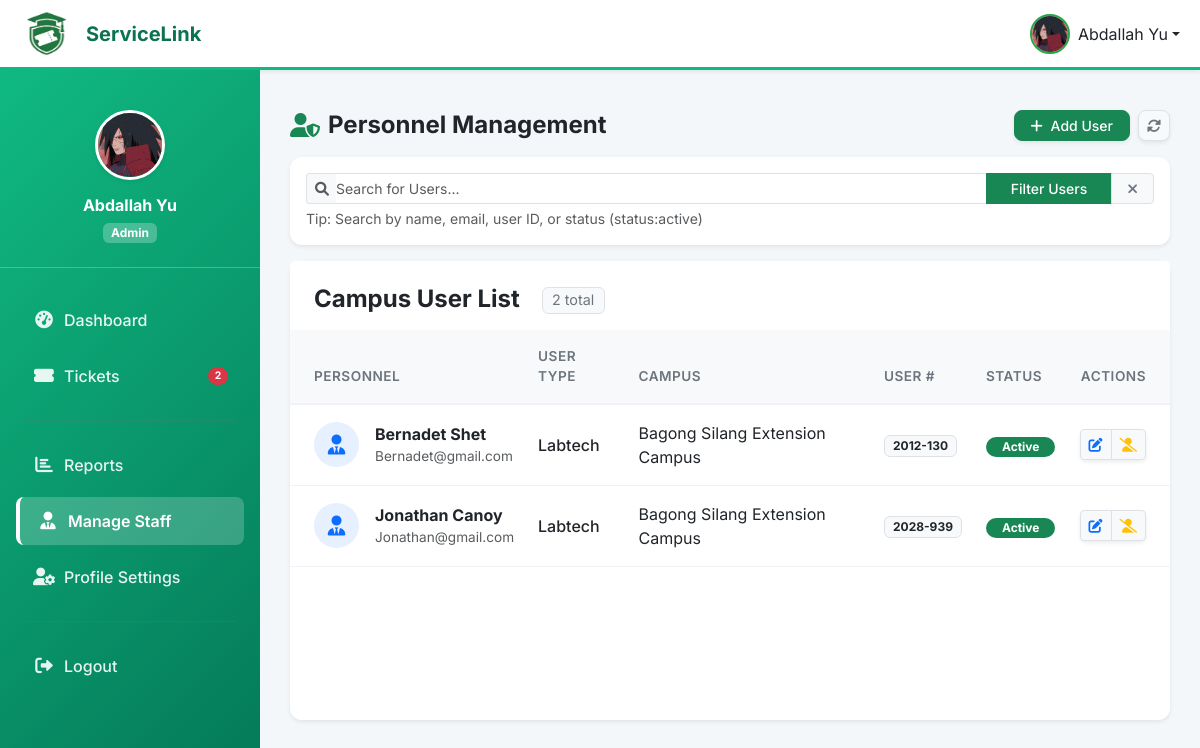
Screenshot of /department/staff.php (signed in) with the database file from the repository.
### tables this page shows
CREATE TABLE `users` (
  `id` int(11) NOT NULL,
  `user_number` varchar(20) DEFAULT NULL,
  `first_name` varchar(100) NOT NULL,
  `last_name` varchar(100) NOT NULL,
  `email` varchar(255) NOT NULL,
  `phone_number` varchar(20) DEFAULT NULL,
  `password_hash` varchar(255) DEFAULT NULL,
  `google_id` varchar(255) DEFAULT NULL,
  `role` enum('admin','department_admin','staff','user') DEFAULT 'user',
  `user_type` varchar(50) DEFAULT NULL COMMENT 'For staff: MIS, Labtech, Utility, Maintenance',
  `department_id` int(11) DEFAULT NULL,
  `campus_id` int(11) DEFAULT NULL,
  `year_level` enum('1st Year','2nd Year','3rd Year','4th Year','5th Year','Graduate','Faculty','Staff') DEFAULT '1st Year',
  `profile_picture` varchar(255) DEFAULT NULL,
  `is_active` tinyint(1) DEFAULT 1,
  `email_verified` tinyint(1) DEFAULT 0,
  `created_at` timestamp NOT NULL DEFAULT current_timestamp(),
  `updated_at` timestamp NOT NULL DEFAULT current_timestamp() ON UPDATE current_timestamp()
);

CREATE TABLE `campuses` (
  `id` int(11) NOT NULL,
  `name` varchar(100) NOT NULL,
  `code` varchar(10) NOT NULL,
  `location` varchar(255) NOT NULL,
  `address` text DEFAULT NULL,
  `phone` varchar(20) DEFAULT NULL,
  `email` varchar(100) DEFAULT NULL,
  `is_active` tinyint(1) DEFAULT 1,
  `created_at` timestamp NOT NULL DEFAULT current_timestamp(),
  `updated_at` timestamp NOT NULL DEFAULT current_timestamp() ON UPDATE current_timestamp()
);

### department/staff.php (the view, shortened to what the rows shown need)
<?php
require_once '../config/database.php';
$admin_id = $_SESSION['user_id'];
try {
    $stmt = $pdo->prepare("
        SELECT u.campus_id, c.name as campus_name
        FROM users u
        LEFT JOIN campuses c ON u.campus_id = c.id
        WHERE u.id = ?
    ");
    $stmt->execute([$admin_id]);
    $campus_data = $stmt->fetch();
    if ($campus_data) {
        $admin_campus_id = $campus_data['campus_id'];
    }
} catch (PDOException $e) {
}
$where_conditions = ["u.campus_id = ?", "u.role IN ('staff', 'user')"];
$params = [$admin_campus_id];
$where_clause = 'WHERE ' . implode(' AND ', $where_conditions);
$personnel_list = [];
try {
    $stmt = $pdo->prepare("
        SELECT u.*, c.name as campus_name
        FROM users u
        LEFT JOIN campuses c ON u.campus_id = c.id
        $where_clause
        ORDER BY u.first_name, u.last_name
    ");
    $stmt->execute($params);
    $personnel_list = $stmt->fetchAll();
} catch (PDOException $e) {
    $personnel_list = [];
}
?>
<!DOCTYPE html>
<html lang="en">
<head>
    <link href="https://cdn.jsdelivr.net/npm/bootstrap@5.3.0/dist/css/bootstrap.min.css" rel="stylesheet">
    <link href="https://cdnjs.cloudflare.com/ajax/libs/font-awesome/6.0.0/css/all.min.css" rel="stylesheet">
</head>
<body>
    <?php include '../includes/top_nav.php'; ?>
    <div class="container-fluid p-0">
        <?php include '../includes/sidebar.php'; ?>
        <main class="dashboard-content">
            <div class="d-flex justify-content-between align-items-center mb-3 flex-shrink-0">
                <h1 class="h4 fw-bold text-dark mb-0 d-flex align-items-center"><i class="fas fa-user-shield text-success me-2"></i>Personnel Management</h1>
            </div>
            <div class="card border-0 shadow-sm flex-grow-1 d-flex flex-column min-vh-0">
                <div class="card-body p-0 d-flex flex-column min-vh-0">
                    <div class="table-container w-100 custom-scrollbar">
                        <table class="table table-hover align-middle mb-0 table-custom">
                            <thead>
                                <tr>
                                    <th class="ps-4">Personnel</th>
                                    <th>User Type</th>
                                    <th>Campus</th>
                                    <th>User #</th>
                                    <th>Status</th>
                                    <th class="text-end pe-4">Actions</th>
                                </tr>
                            </thead>
                            <tbody>
                                <?php if (empty($personnel_list)): ?>
                                    <tr>
                                        <td colspan="6" class="text-center py-5 text-muted">No users found on your campus.</td>
                                    </tr>
                                    <?php else: foreach ($personnel_list as $member): ?>
                                        <tr>
                                            <td class="ps-4">
                                                <div class="d-flex align-items-center">
                                                    <div class="bg-primary bg-opacity-10 rounded-circle d-flex align-items-center justify-content-center me-3" style="width: 45px; height: 45px;"><i class="fas fa-user-tie text-primary fa-lg"></i></div>
                                                    <div>
                                                        <div class="fw-bold text-dark fs-6"><?php echo htmlspecialchars($member['first_name'] . ' ' . $member['last_name']); ?></div>
                                                        <div class="text-muted" style="font-size: 0.85rem;"><?php echo htmlspecialchars($member['email']); ?></div>
                                                    </div>
                                                </div>
                                            </td>
                                            <td><span class="text-dark fw-medium"><?php echo htmlspecialchars($member['user_type'] ?? 'N/A'); ?></span></td>
                                            <td>
                                                <div class="text-dark"><?php echo htmlspecialchars($member['campus_name'] ?? 'N/A'); ?></div>
                                            </td>
                                            <td><span class="badge bg-light text-dark border px-2 py-1"><?php echo htmlspecialchars($member['user_number'] ?? 'N/A'); ?></span></td>
                                            <td><span class="badge bg-<?php echo $member['is_active'] ? 'success' : 'secondary'; ?> rounded-pill px-3 py-1"><?php echo $member['is_active'] ? 'Active' : 'Inactive'; ?></span></td>
                                            <td class="text-end pe-4">
                                                <div class="btn-group btn-group-sm shadow-sm">
                                                    <button class="btn btn-light text-primary border" onclick='editStaff(<?php echo htmlspecialchars(json_encode($member), ENT_QUOTES, 'UTF-8'); ?>)' title="Edit"><i class="fas fa-edit"></i></button>
                                                    <?php if ($member['is_active']): ?>
                                                        <button class="btn btn-light text-warning border" onclick="toggleStatus(<?php echo $member['id']; ?>, 0, '<?php echo htmlspecialchars(addslashes($member['first_name'])); ?>')" title="Deactivate"><i class="fas fa-user-slash"></i></button>
                                                    <?php else: ?>
                                                        <button class="btn btn-light text-success border" onclick="toggleStatus(<?php echo $member['id']; ?>, 1, '<?php echo htmlspecialchars(addslashes($member['first_name'])); ?>')" title="Activate"><i class="fas fa-user-check"></i></button>
                                                    <?php endif; ?>
                                                </div>
                                            </td>
                                        </tr>
                                <?php endforeach;
                                endif; ?>
                            </tbody>
                        </table>
                    </div>
                </div>
            </div>
        </main>
    </div>
</body>
</html>

### includes/top_nav.php (shortened to what the rows shown need)
<?php
$current_dir = basename(dirname($_SERVER['PHP_SELF']));
$base_path = '';
if ($current_dir == 'admin' || $current_dir == 'department' || $current_dir == 'staff' || $current_dir == 'student') {
    $base_path = '../';
}
$user_profile_picture = null;
if (isset($pdo) && isset($_SESSION['user_id'])) {
    try {
        $stmt = $pdo->prepare("SELECT profile_picture FROM users WHERE id = ?");
        $stmt->execute([$_SESSION['user_id']]);
        $result = $stmt->fetch(PDO::FETCH_ASSOC);
        if ($result && !empty($result['profile_picture'])) {
            $user_profile_picture = $result['profile_picture'];
        }
    } catch (Exception $e) {
        $user_profile_picture = null;
    }
}
?>
<nav class="navbar navbar-expand-lg navbar-light bg-white shadow-sm" style="border-bottom: 3px solid #10b981;">
    <div class="container-fluid">
        <div class="navbar-nav ms-auto d-none d-md-flex">
            <div class="nav-item dropdown">
                <a class="nav-link dropdown-toggle d-flex align-items-center text-dark" href="#" id="userDropdown" role="button" data-bs-toggle="dropdown" aria-expanded="false">
                    <?php if (!empty($user_profile_picture) && file_exists($base_path . $user_profile_picture)): ?>
                        <img src="<?php echo $base_path . htmlspecialchars($user_profile_picture); ?>"
                            alt="Profile" class="rounded-circle me-2"
                            style="width: 40px; height: 40px; object-fit: cover; border: 2px solid #28a745;">
                    <?php endif; ?>
                    <span><?php echo htmlspecialchars($_SESSION['user_name']); ?></span>
                </a>
            </div>
        </div>
    </div>
</nav>

### includes/sidebar.php (shortened to what the rows shown need)
<?php
$current_dir  = basename(dirname($_SERVER['PHP_SELF']));
?>
<nav id="sidebarMenu" class="dashboard-sidebar">
    <div class="pt-3 pb-5">
        <div class="text-center mb-4 p-4 border-bottom border-light border-opacity-25">
            <div class="mb-3 position-relative d-inline-block">
                <?php
                $profile_picture = null;
                try {
                    $sPic = $pdo->prepare("SELECT profile_picture FROM users WHERE id = ?");
                    $sPic->execute([$_SESSION['user_id']]);
                    $profile_picture = $sPic->fetch()['profile_picture'] ?? null;
                } catch (PDOException $e) {
                    $profile_picture = $_SESSION['profile_picture'] ?? null;
                }
                $pic_prefix = in_array($current_dir, ['admin', 'department', 'staff', 'student']) ? '../' : '';
                if ($profile_picture): ?>
                    <img src="<?php echo $pic_prefix . htmlspecialchars($profile_picture); ?>"
                        alt="Profile" class="rounded-circle shadow-sm"
                        style="width:70px;height:70px;object-fit:cover;border:3px solid #fff;">
                <?php endif; ?>
            </div>
        </div>
    </div>
</nav>

### rows the page displays
users: profile_picture (picture)
users: first_name+last_name "Bernadet Shet", email "Bernadet@gmail.com", user_type "Labtech", campus.name "Bagong Silang Extension Campus", user_number "2012-130", is_active "Active"
users: first_name+last_name "Jonathan Canoy", email "Jonathan@gmail.com", user_type "Labtech", campus.name "Bagong Silang Extension Campus", user_number "2028-939", is_active "Active"

### other values shown
$_SESSION['user_name'] "Abdallah Yu"
getRoleDisplayName($role) "Admin"
$_sb_badge "2"
count($personnel_list) "2"
